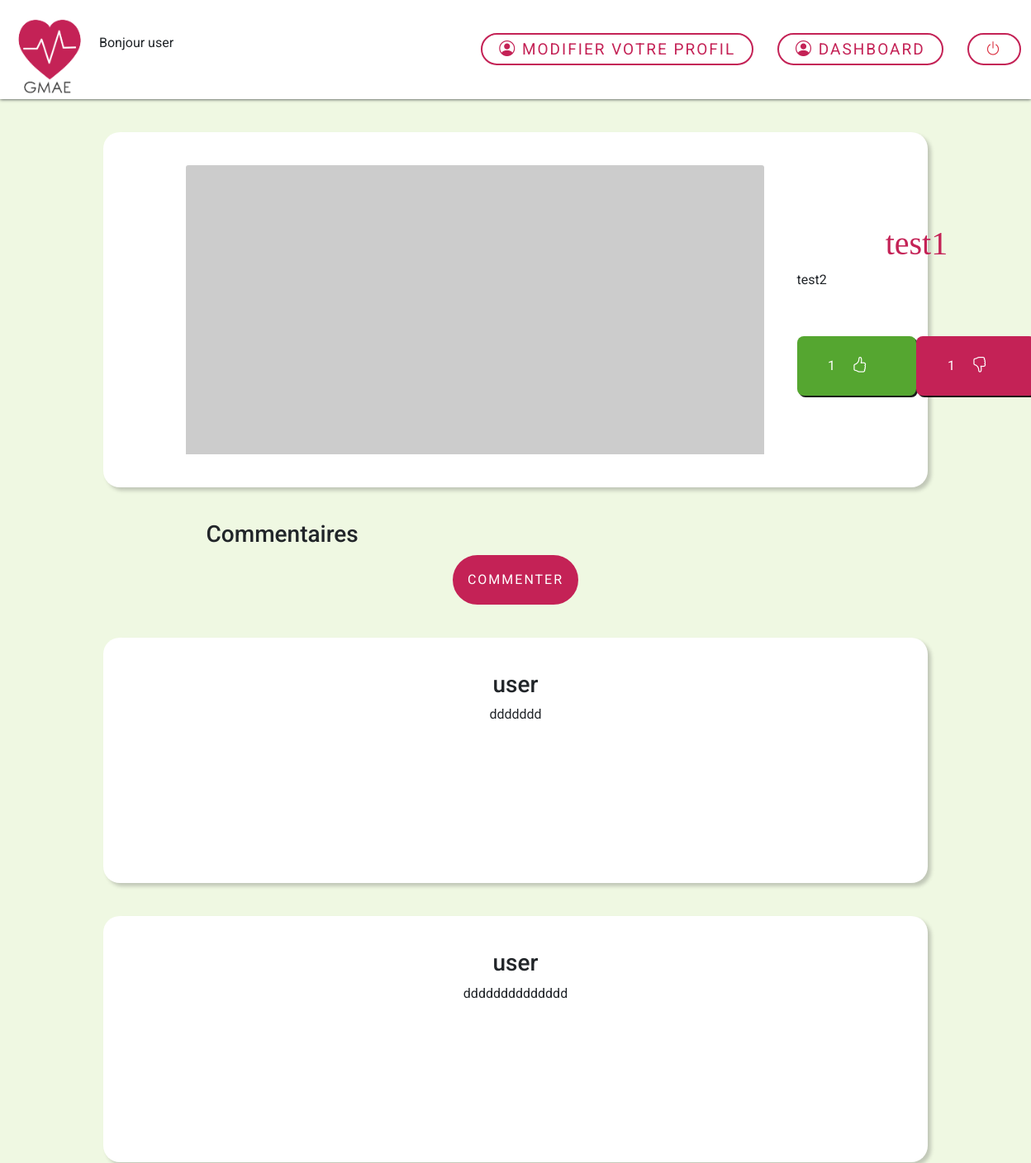
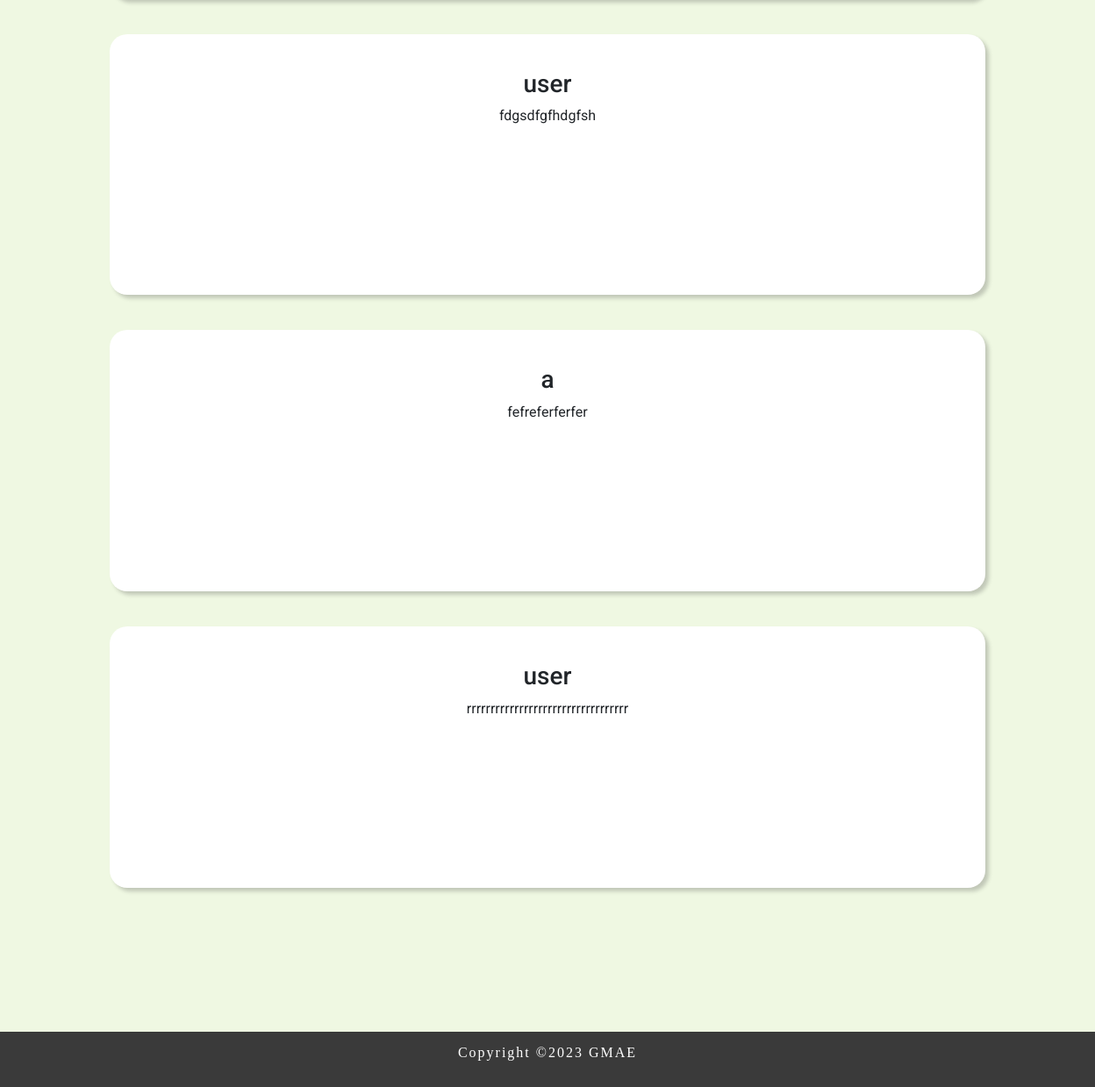
The app's page /view/article.php?id=1 (signed in) with its own data (2 pictures, top to bottom).
### tables this page shows
CREATE TABLE `assurance` (
  `id_assu` int(11) NOT NULL,
  `nom_assu` varchar(255) NOT NULL,
  `desc_assu` text NOT NULL
);

CREATE TABLE `commentaire` (
  `id_commentaire` int(11) NOT NULL,
  `commentaire` text NOT NULL,
  `id_user` int(11) NOT NULL,
  `id_assu` int(11) NOT NULL
);

CREATE TABLE `users` (
  `id_user` int(11) NOT NULL,
  `nom` varchar(255) NOT NULL,
  `prenom` varchar(255) NOT NULL,
  `username` varchar(255) NOT NULL,
  `password` varchar(255) NOT NULL,
  `question` varchar(255) NOT NULL,
  `reponse` varchar(255) NOT NULL,
  `pre_connect` tinyint(1) NOT NULL DEFAULT 1
);

### view/article.php (the view, shortened to what this page needs)
<?php
require('../model/connect-bdd.php');
if(isset($_GET['id']) AND !empty($_GET['id'])) {
   $get_id = htmlspecialchars($_GET['id']);
   $article = $bdd->prepare('SELECT * FROM assurance WHERE id_assu = ?');
   $article->execute(array($get_id));
   if($article->rowCount() == 1) {
      $article = $article->fetch();
      $id = $article['id_assu'];
      $titre = $article['nom_assu'];
      $contenu = $article['desc_assu'];
      $likes = $bdd->prepare('SELECT id FROM likes WHERE id_article = ?');
      $likes->execute(array($id));
      $likes = $likes->rowCount();
      $dislikes = $bdd->prepare('SELECT id FROM dislikes WHERE id_article = ?');
      $dislikes->execute(array($id));
      $dislikes = $dislikes->rowCount();
   } else {
      die('Cet article n\'existe pas !');
   }
} else {
   die('Erreur');
}
?>
<!DOCTYPE html>
<html lang="fr">
    <head>
        <?php include('template/link_view.php'); ?>
    </head>
    <body>
    <?php require('template/header.php'); ?>
        <div class="separateur"></div>
        <div class="ensemble">
            <div class="logo_nom_contenu">
                <img class="card-img-top" src="https://dummyimage.com/700x350/dee2e6/6c757d.jpg" class="logo_page_partenaire" alt="..." />
                <div class="texte_presentation_partenaire">
                    <h1><?= $titre ?></h1>
                    <p><?= $contenu ?></p>
                    <div class="separateur"></div>
                    <div class="like_dislike">
                        <a href="../model/action.php?t=1&id=<?= $id ?>">
                        <div class="like"><div class="compteur_like_dislike"><?= $likes ?></div><i class="bi bi-hand-thumbs-up"></i></div>
                        </a>
                        <a href="../model/action.php?t=2&id=<?= $id ?>">
                        <div class="dislike"><div class="compteur_like_dislike"><?= $dislikes ?></div><i class="bi bi-hand-thumbs-down"></i></div>
                        </a>
                    </div>
                </div>
            </div>
        </div>
        <div class="separateur"></div>
        <h3 class="comm">Commentaires</h3>
<button type="button" class="btn btn-primary" data-toggle="modal" data-target="#exampleModal">
Commenter
</button>
<div class="separateur"></div>
<?php
$message = $bdd->query('SELECT commentaire.commentaire, users.username FROM commentaire INNER JOIN users ON commentaire.id_user = users.id_user INNER JOIN assurance ON commentaire.id_assu  = assurance.id_assu WHERE commentaire.id_assu = "'.$id.'"  ORDER BY id_commentaire DESC');
while($a = $message->fetch()) { ?>
<div class="ensemble">
        <h3><?= $a['username'] ?></h3>
        <p class="desc"><?= $a['commentaire'] ?></p>
</div>
<div class="separateur"></div>
<?php } ?>
        <?php
require("template/footer.php");
?>
    </body>
</html>

### public/css/stylee.css (style rules this page uses)
body { margin: 0; padding: 0; text-align: center; font-family: 'Roboto', sans-serif; background-color: #EFF8E2; }
.separateur { height: 5vh; }
i { padding: 6px 20px !important; font-size: 19px; font-style: normal; }
h1 , h2 { color: #C42256; font-family: 'Libre Baskerville', serif; }
.bouton_ensavoirplus , i { background-color: white; color: #C42256; padding: 2vh; border-radius: 50px; border: 2px solid #C42256; text-transform: uppercase; letter-spacing: 2px; }
a { text-decoration: none !important; }
.desc { height: 20vh; }
.ensemble { background-color: white; padding-top: 5vh; padding-bottom: 5vh; margin-left: 10%; margin-right: 10%; border-radius: 20px; box-shadow: 4px 4px 4px rgba(58, 58, 58, 0.25); }
.logo_nom_contenu { display: flex; align-items: center; justify-content: space-around; padding-left: 10%; padding-right: 10%; }
.texte_presentation_partenaire { padding-left: 5%; padding-right: 0%; }
.texte_presentation_partenaire p { text-align: justify; }
.like_dislike { display: flex; justify-content: space-around; }
.like { display: flex; background-color: #55A630; padding: 2vh 3vw 2vh 3vw; border-radius: 8px; box-shadow: 2px 2px rgba(0, 0, 0, 0.9); }
.bi-hand-thumbs-up { border: none; color: white; padding: 0vh; border-radius: 0px; background-color: #55A630; margin-bottom: 0; }
.bi-hand-thumbs-down { border: none; color: white; padding: 0vh; border-radius: 0px; background-color: #C42256; margin-bottom: 0; }
.like_dislike i { padding: 0px 0 px !important; }
.dislike { display: flex; background-color: #C42256; padding: 2vh 3vw 2vh 3vw; border-radius: 8px; box-shadow: 2px 2px rgba(0, 0, 0, 0.9); }
.comm { text-align: left; margin-left: 20%; }
.btn { background-color: #C42256; color: white; padding: 2vh; border-radius: 50px; border: 2px solid #C42256; text-transform: uppercase; letter-spacing: 2px; }
.compteur_like_dislike { display: flex; align-items: center; color: white; }

### records on screen
assurance: nom_assu "test1", desc_assu "test2"
commentaire: id_user.username "user", commentaire "ddddddd"
commentaire: id_user.username "user", commentaire "dddddddddddddd"
commentaire: id_user.username "user", commentaire "fdgsdfgfhdgfsh"
commentaire: id_user.username "a", commentaire "fefreferferfer"
commentaire: id_user.username "user", commentaire "rrrrrrrrrrrrrrrrrrrrrrrrrrrrrrrrrr"

### other values on screen
$_SESSION['user']['username'] "user"
$likes "1"
$dislikes "1"
